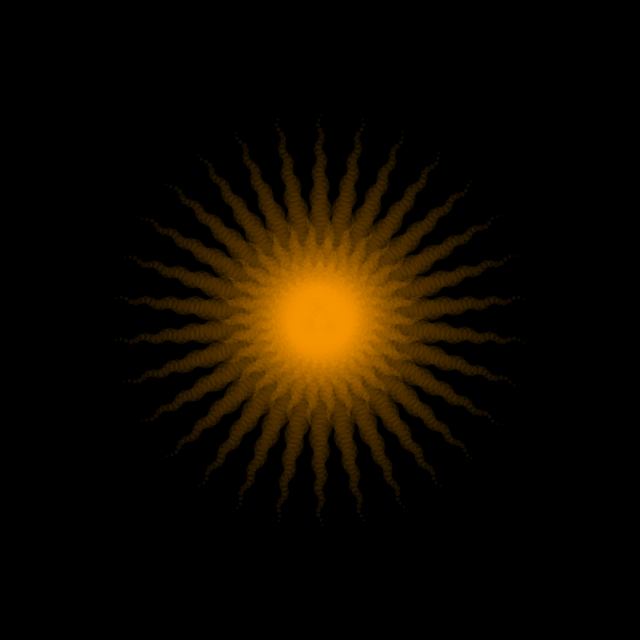
Frame 1 (no input)
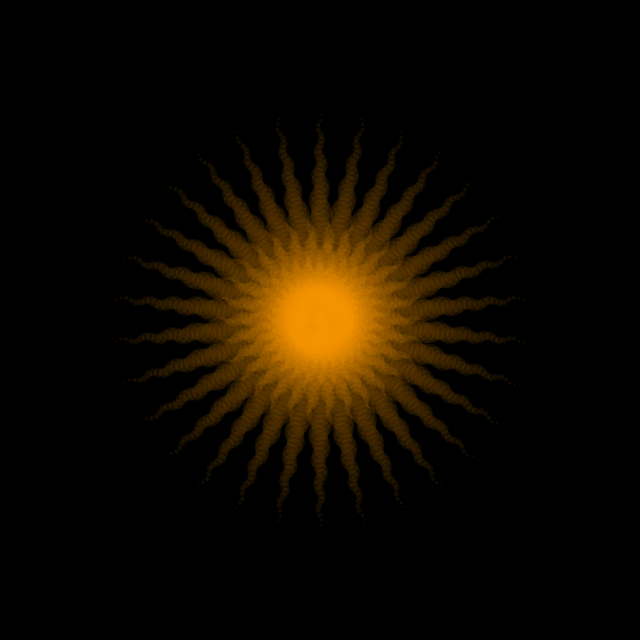
Frame 60 (the mouse pressed at the canvas centre just before this capture)
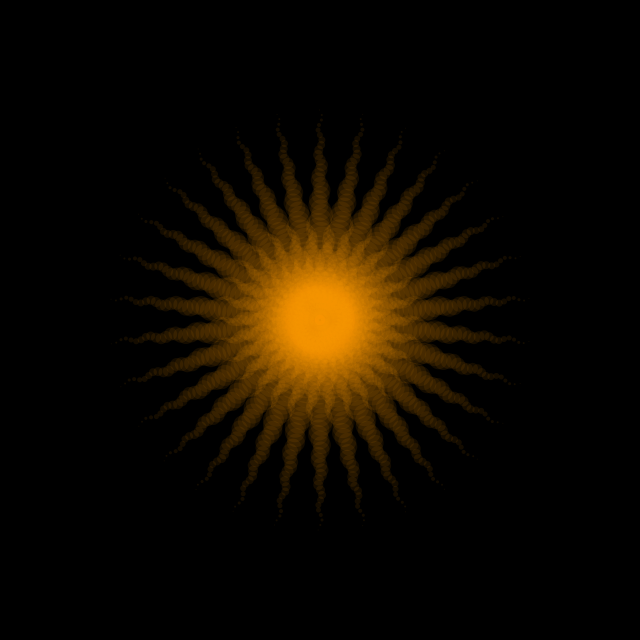
Frame 120 (the mouse held since frame 60 and released just before this capture)

The Processing sketch that drew these frames (run headless with seeded random() and noise(); from frame 60 on, the mouse is pressed at the canvas centre):

// Processing sketch: processing_161723
// ── processing_161723.pde

float num;

void setup() {
  size(640, 640);
  fill(255, 150, 0, 20);
  noStroke();
}

void draw() {
  background(0);
  translate(width/2, height/2);
  for (int i = -180; i < 180; i+=12) {
    float x = sin(radians(i)) * 15;
    float y = cos(radians(i)) * 15;
      
    //float x = i;
    //float y = 0;
    pushMatrix();
    translate(x, y);
    rotate(radians(-i));
    for(int q = 0; q < 200; q+=5){
      float d = map(q, 0, 200, 40, 0);
      float a = sin(-i+q+num) * 2;
      ellipse(a, q, d, d); 
    }
    popMatrix();
  }
  
  num += 0.2;
}
